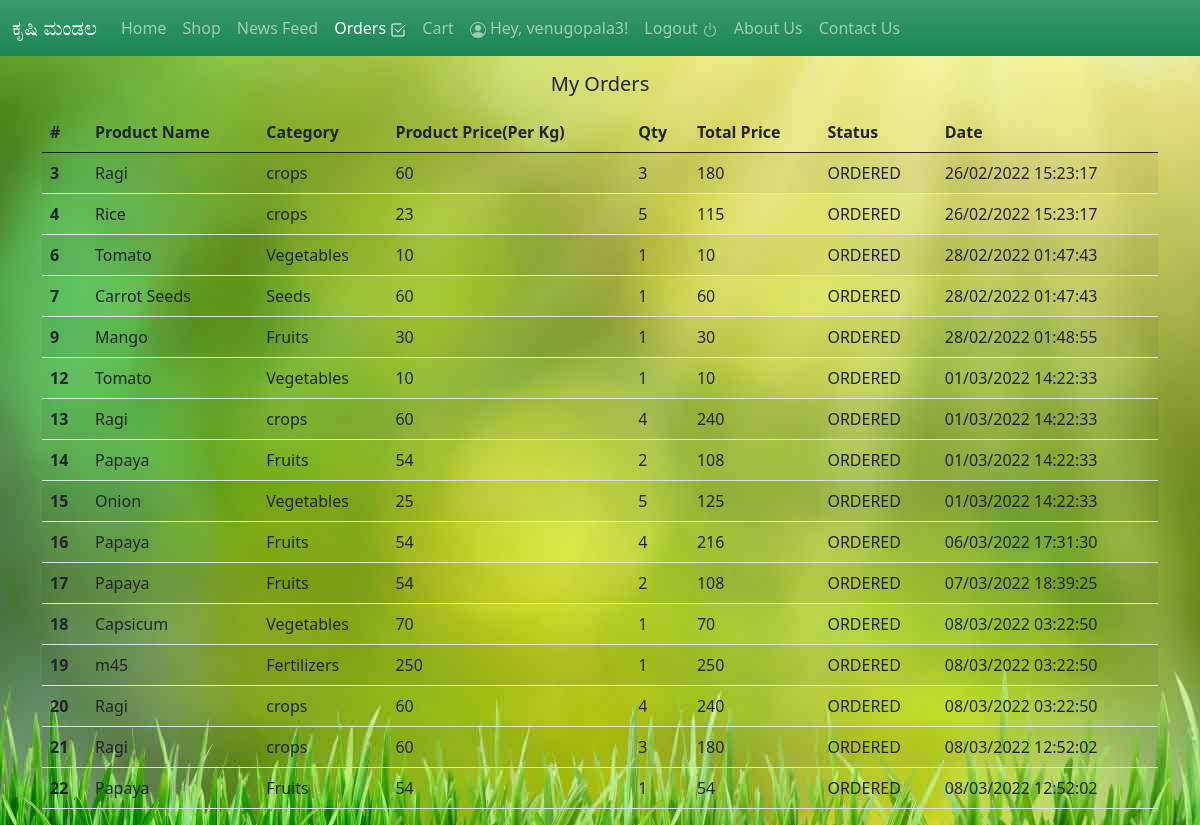
Screenshot of /orders (signed in) with the database file from the repository.
### tables this page shows
CREATE TABLE "farmer" (
	"Name"	TEXT,
	"Age"	INTEGER,
	"Gender"	NUMERIC,
	"PhoneNumber"	TEXT,
	"AadharNumber"	TEXT,
	"Address"	TEXT,
	"District"	TEXT,
	"State"	TEXT,
	"Pincode"	INTEGER,
	"FarmCategory"	TEXT,
	"id"	INTEGER,
	"nameb"	TEXT,
	"accno"	INTEGER,
	"bankName"	TEXT,
	"ifsccode"	TEXT,
	"username"	TEXT,
	"password"	TEXT,
	"role"	TEXT,
	"type"	TEXT,
	PRIMARY KEY("id" AUTOINCREMENT)
);

CREATE TABLE "orders" (
	"Id"	INTEGER,
	"pid"	INTEGER,
	"uid"	INTEGER,
	"qty"	INTEGER,
	"status"	TEXT,
	"date"	INTEGER,
	PRIMARY KEY("Id" AUTOINCREMENT)
);

CREATE TABLE "products" (
	"Id"	INTEGER,
	"pname"	TEXT,
	"price"	INTEGER,
	"image"	BLOB,
	"details"	TEXT,
	"category"	TEXT,
	PRIMARY KEY("Id" AUTOINCREMENT)
);

### app.py (the view)
@app.get("/orders",response_class=HTMLResponse)
def orders(request : Request):
    if not request.session.get('isLogin'):
        return RedirectResponse('/login', status_code=status.HTTP_302_FOUND)
    uid = request.session.get('uid')
    con = sqlite3.connect("Myapp.db")
    con.row_factory = sqlite3.Row
    cur = con.cursor()
    cur.execute("SELECT *,o.id as oid from farmer u,orders o, products p where  u.id=o.uid and o.pid=p.id and o.uid =?",[uid])
    orders = cur.fetchall()
    con.close
    return templates.TemplateResponse("/orders.html", {"request": request, "orders": orders})

### templates/orders.html (shortened to what this page needs)
<!DOCTYPE html>
<html lang="en">
  <head>
    <link
      href="https://cdn.jsdelivr.net/npm/bootstrap@5.0.2/dist/css/bootstrap.min.css"
      rel="stylesheet"
    />
    <link
      rel="stylesheet"
      href="https://cdn.jsdelivr.net/npm/@fortawesome/fontawesome-free@5.15.4/css/fontawesome.min.css"
    />
  </head>
  <body class="bg">
    <nav class="navbar navbar-expand-lg navbar-dark bg-success bg-gradient">
      <div class="container-fluid">
        <a class="navbar-brand" href="#"> ಕೃಷಿ ಮಂಡಲ </a>
        <div class="collapse navbar-collapse" id="navbarNav">
          <ul class="navbar-nav device-width">
            <li class="nav-item">
              <a class="nav-link " href="/"
                >Home
               </a>
            </li>
            <li class="nav-item">
              <a class="nav-link" href="/Products">Shop</a>
            </li>
            {% if request.session.get('isLogin') %}
            <li class="nav-item">
              <a class="nav-link" href="/newsfeed">News Feed</a>
            </li>
            <li class="nav-item">
                <a class="nav-link active" aria-current="page" href="/orders">Orders </a>
            </li>
            <li class="nav-item">
              <a class="nav-link" href="/cart">Cart</a>
          </li>
            <li class="nav-item">
              <a class="nav-link" href="#">  Hey, {{request.session.get('username')}}!</a>
          </li>
          <li class="nav-item">
              <a class="nav-link" href="/logout">Logout <svg xmlns="http://www.w3.org/2000/svg" width="16" height="16" fill="currentColor" class="bi bi-power" viewBox="0 0 16 16">
                <path d="M7.5 1v7h1V1h-1z"/>
                <path d="M3 8.812a4.999 4.999 0 0 1 2.578-4.375l-.485-.874A6 6 0 1 0 11 3.616l-.501.865A5 5 0 1 1 3 8.812z"/>
              </svg></a>
          </li>
            {% endif %}
            <li>
              <a class="nav-link" href="/aboutus">About Us</a>
            </li>
            <li class="nav-item">
              <a class="nav-link" href="/contactus">Contact Us</a>
            </li>
          </ul>
        </div>
      </div>
    </nav>
<div class="container">
    <h5 class="text-center my-3">My Orders</h5>
    {% if orders|length > 0 %}
    <table class="table table-striped">
        <thead>
        <tr>
            <th scope="col">#</th>
            <th scope="col">Product Name</th>
            <th scope="col">Category</th>
            <th scope="col">Product Price(Per Kg)</th>
            <th scope="col">Qty</th>
            <th scope="col">Total Price</th>
            <th scope="col">Status</th>
            <th scope="col">Date</th>
        </tr>
        </thead>
        <tbody>
        {% for order in orders %}
        <tr>
            <th scope="row">{{order.oid}}</th>
            <td>{{order.pname}}</td>
            <td>{{order.category}}</td>
            <td>{{order.price}}</td>
            <td>{{order.qty}}</td>
            <td>{{order.qty | int * order.price | int}}</td>
            <td>{{order.status}}</td>
            <td>{{order.date}}</td>
        </tr>
        {% endfor %}
        </tbody>
    </table>
    {% else %}
    <h5 class="text-center">No Orders found from your account!!</h5>
    {% endif %}
</div>
</body>
</body>
</html>

### templates/orders.html (style rules this page uses)
.bg { background: url("../static/images/grassbg.jpg"); object-fit: cover; }

### rows the page displays
farmer: session.get "venugopala3", oid "3", pname "Ragi", category "crops", price "60", qty "3", order.qty|int*order.price|int "180", status "ORDERED", date "26/02/2022 15:23:17", oid "4", pname "Rice", price "23", qty "5", order.qty|int*order.price|int "115", oid "6", pname "Tomato", category "Vegetables", price "10", qty "1", order.qty|int*order.price|int "10", date "28/02/2022 01:47:43", oid "7", pname "Carrot Seeds", category "Seeds", order.qty|int*order.price|int "60", oid "9", pname "Mango", category "Fruits", price "30", order.qty|int*order.price|int "30", date "28/02/2022 01:48:55", oid "12", date "01/03/2022 14:22:33", oid "13", qty "4", order.qty|int*order.price|int "240", oid "14", pname "Papaya", price "54", qty "2", order.qty|int*order.price|int "108", oid "15", pname "Onion", price "25", order.qty|int*order.price|int "125", oid "16", order.qty|int*order.price|int "216", date "06/03/2022 17:31:30", oid "17", date "07/03/2022 18:39:25", oid "18", pname "Capsicum", price "70", order.qty|int*order.price|int "70", date "08/03/2022 03:22:50", oid "19", pname "m45", category "Fertilizers", price "250", order.qty|int*order.price|int "250", oid "20", oid "21", date "08/03/2022 12:52:02", oid "22", order.qty|int*order.price|int "54"
